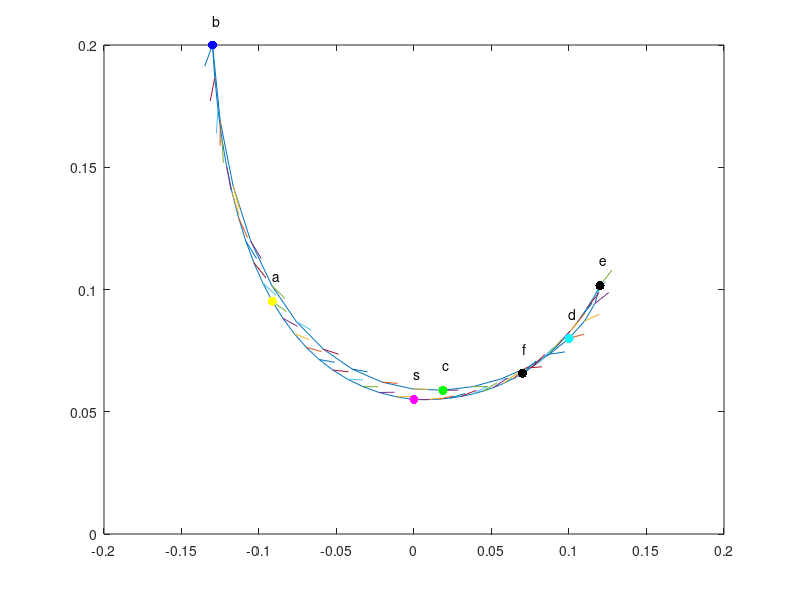

Recreate this plot in MATLAB. (Note: this script raises an error after producing the figure.)
% by Hao Yue % Nov,21,2012
%%

clear all
clc

%set the kick trajectory
   
    
    % phase time
    Ts=0;
    Tsa=0.001;
    Tab=0.001;
    Tbc=0.001;
    Tcd=0.0005;
    Tde=0.0003;
    Tef=0.001;
    Tfg=0.001;
    
    % horizontal coordinate of ankle
    Xs=0;
    Xa=-0.0914;
    Xb=-0.13;
    Xc=0.0187;  %lowest point
    Xd=0.1;        %ball point
    Xe=0.12;
    Xf=0.07;
    Xg=0;
    
    % vertical coordinate of ankle
    Zs=0.055;
    Za=0.0952; 
    Zb=0.20;
    Zc=0.0588;  %lowest point
    Zd=0.08;
    Ze=0.1015;
    Zf=0.0657;
    Zg=0.055;
    
    % inclination of the foot
    Qs=0;
    Qa=-25;
    Qb=-120;
    Qc=0;
    Qd=10;
    Qe=40;
    Qf=30;
    Qg=0;
  
    
    T=Tsa+Tab+Tbc+Tcd+Tde+Tef+Tfg;
    time=0:0.0001:T;
    
    StartTrajX=zeros(length(time));
    StartTrajZ=zeros(length(time));
    StartTrajQ=zeros(length(time));
    
    NormalTrajX=zeros(length(time));
    NormalTrajZ=zeros(length(time));
    NormalTrajQ=zeros(length(time));
    
    EndTrajX=zeros(length(time));
    EndTrajZ=zeros(length(time));
    EndTrajQ=zeros(length(time));
    
    TrajX=zeros(size(time))';
    TrajZ=zeros(size(time))';
    TrajQ=zeros(size(time))';

    for i = 1:length(time)
        
        t = time(i);
        
    

        % start phase
        if t<(Tsa+Tab)
            StartPointsX=[Xs,Xa,Xb];
            StartPointsZ=[Zs,Za,Zb];
            StartPointsQ=[Qs,Qa,Qb];
            StartTrajX(i)=spline([0,Tsa,Tsa+Tab],StartPointsX,t);
            StartTrajZ(i)=spline([0,Tsa,Tsa+Tab],StartPointsZ,t);
            StartTrajQ(i)=spline([0,Tsa,Tsa+Tab],StartPointsQ,t);
        end 

        %normal phase
        if t>=(Tsa+Tab)&&t<(Tsa+Tab+Tbc+Tcd+Tde)
            NormalPointsX=[Xb,Xc,Xd,Xe];
            NormalPointsZ=[Zb,Zc,Zd,Ze];
            NormalPointsQ=[Qb,Qc,Qd,Qe];
            NormalTrajX(i)=spline([Tsa+Tab,Tsa+Tab+Tbc,Tsa+Tab+Tbc+Tcd,Tsa+Tab+Tbc+Tcd+Tde],NormalPointsX,t);
            NormalTrajZ(i)=spline([Tsa+Tab,Tsa+Tab+Tbc,Tsa+Tab+Tbc+Tcd,Tsa+Tab+Tbc+Tcd+Tde],NormalPointsZ,t);
            NormalTrajQ(i)=spline([Tsa+Tab,Tsa+Tab+Tbc,Tsa+Tab+Tbc+Tcd,Tsa+Tab+Tbc+Tcd+Tde],NormalPointsQ,t);
        end

        %end phase
        if t>=(Tsa+Tab+Tbc+Tcd+Tde)
            EndPointsX=[Xe,Xf,Xg];
            EndPointsZ=[Ze,Zf,Zg];
            EndPointsQ=[Qe,Qf,Qg];
            EndTrajX(i)=spline([Tsa+Tab+Tbc+Tcd+Tde,Tsa+Tab+Tbc+Tcd+Tde+Tef,T],EndPointsX,t);
            EndTrajZ(i)=spline([Tsa+Tab+Tbc+Tcd+Tde,Tsa+Tab+Tbc+Tcd+Tde+Tef,T],EndPointsZ,t);
            EndTrajQ(i)=spline([Tsa+Tab+Tbc+Tcd+Tde,Tsa+Tab+Tbc+Tcd+Tde+Tef,T] ,EndPointsQ,t);
        end

        TrajX(i)=StartTrajX(i)+NormalTrajX(i)+EndTrajX(i);
        TrajZ(i)=StartTrajZ(i)+NormalTrajZ(i)+EndTrajZ(i);
        TrajQ(i)=StartTrajQ(i)+NormalTrajQ(i)+EndTrajQ(i);
 
       
    end
    
    axis([-0.2 0.3 0 0.35])
    set(gca,'XTick',-0.2:0.05:0.3);
    set(gca,'YTick',0:0.05:0.35);
    plot(TrajX,TrajZ);
    %plot(0.01 * cos(deg2rad(TrajQ)),0.01 * sin(deg2rad(TrajQ)))
    line([TrajX,  TrajX + 0.01 * cos(deg2rad(TrajQ))]',[TrajZ, TrajZ + 0.01 * sin(deg2rad(TrajQ))]');
    
    hold on
    plot([Xs],[Zs],'m.','MarkerSize',20);
    plot([Xa],[Za],'y.','MarkerSize',20);
    plot([Xb],[Zb],'b.','MarkerSize',20);
    plot([Xc],[Zc],'g.','MarkerSize',20);
    plot([Xd],[Zd],'c.','MarkerSize',20);
    plot([Xe],[Ze],'k.','MarkerSize',20);
    plot([Xf],[Zf],'k.','MarkerSize',20);
    
    offset=0.01;
    text([Xs],[Zs]+offset,'s');
    text([Xa],[Za]+offset,'a');
    text([Xb],[Zb]+offset,'b');
    text([Xc],[Zc]+offset,'c');
    text([Xd],[Zd]+offset,'d');
    text([Xe],[Ze]+offset,'e');
    text([Xf],[Zf]+offset,'f');
    

%%
Nao();
global uLINK
global Torso Neck Head
global RShoulder LShoulder RUpperarm LUpperarm RElbow LElbow RLowerarm LLowerarm
global RHip1 LHip1 RHip2 LHip2 RThigh LThigh RShank LShank RAnkle LAnkle RFoot LFoot

%%
init_pos = uLINK(RFoot).p;

for i = 1:length(time)
    figure(1);
    newplot
    
    T = Trans([init_pos(1),TrajX(i,1),TrajZ(i,1)]') * Rx(TrajQ(i,1))
    RFootTarget.R = T(1:3,1:3);
    RFootTarget.p = T(1:3,4);

    InverseKinematics(RFoot, RFootTarget);
    PlotRobot(Torso);
    
    hold on
    
    axis([-0.2 0.2 -0.2 0.2 0 0.7]);
    
    xlabel('x')
    ylabel('y')
    zlabel('y')
    view([90 0]);
    title(['SimTime ' num2str(time(i))]);
    set(gcf,'Position',[100,100,500,800])
    set(gcf,'paperpositionmode','auto');
    drawnow
    
    %figure(2)
    %newplot
    %hold on
    %plot(traj_y,traj_z);
    %plot(RFootTarget.p(2),RFootTarget.p(3),'r.','MarkerSize',20);
    %drawnow
    pause(0.02)
end